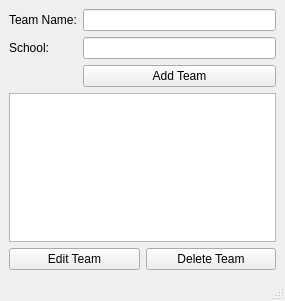
<?xml version="1.0" encoding="UTF-8"?>
<ui version="4.0">
 <class>team_table_wnd</class>
 <widget class="QMainWindow" name="team_table_wnd">
  <property name="geometry">
   <rect>
    <x>0</x>
    <y>0</y>
    <width>285</width>
    <height>301</height>
   </rect>
  </property>
  <property name="windowTitle">
   <string>Team View</string>
  </property>
  <widget class="QWidget" name="centralwidget">
   <layout class="QVBoxLayout" name="verticalLayout_2">
    <item>
     <layout class="QVBoxLayout" name="verticalLayout">
      <item>
       <layout class="QFormLayout" name="formLayout">
        <property name="fieldGrowthPolicy">
         <enum>QFormLayout::AllNonFixedFieldsGrow</enum>
        </property>
        <item row="1" column="0">
         <widget class="QLabel" name="teamnamelabel">
          <property name="text">
           <string>Team Name:</string>
          </property>
         </widget>
        </item>
        <item row="1" column="1">
         <widget class="QLineEdit" name="teamname_txt"/>
        </item>
        <item row="2" column="0">
         <widget class="QLabel" name="teamschoollabel">
          <property name="text">
           <string>School:</string>
          </property>
         </widget>
        </item>
        <item row="2" column="1">
         <widget class="QLineEdit" name="teamschool_txt"/>
        </item>
        <item row="3" column="1">
         <widget class="QPushButton" name="add_team_btn">
          <property name="text">
           <string>Add Team</string>
          </property>
         </widget>
        </item>
       </layout>
      </item>
      <item>
       <widget class="QListWidget" name="team_listview"/>
      </item>
      <item>
       <layout class="QHBoxLayout" name="horizontalLayout">
        <item>
         <widget class="QPushButton" name="team_edit_btn">
          <property name="text">
           <string>Edit Team</string>
          </property>
         </widget>
        </item>
        <item>
         <widget class="QPushButton" name="team_delete_btn">
          <property name="text">
           <string>Delete Team</string>
          </property>
         </widget>
        </item>
       </layout>
      </item>
     </layout>
    </item>
   </layout>
  </widget>
  <widget class="QStatusBar" name="statusbar"/>
 </widget>
 <resources/>
 <connections/>
</ui>
